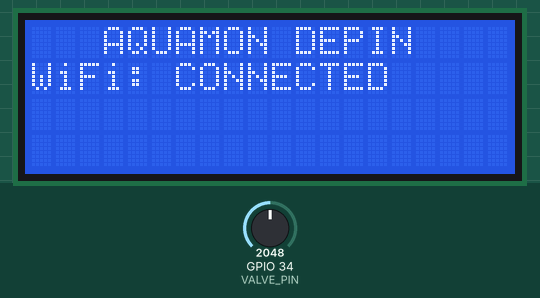
Simulated run of this sketch. Board: ESP32. On the bench: 20×4 character LCD. Inputs (shaded band) come from the test bench; at power-on: GPIO 34 (VALVE_PIN) = 2048. WiFi joins after 1.5 s; servers stay silent unless stated; uploads are accepted with an empty reply; what the sketch prints to the serial monitor is not drawn.

Above: at 1.7 s.
At 3.87 s:
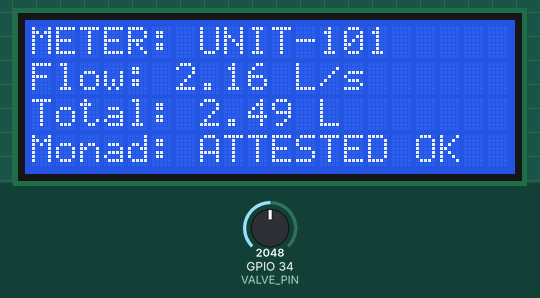
3.9 s: GPIO 34 (VALVE_PIN) set to 242
At 4.41 s:
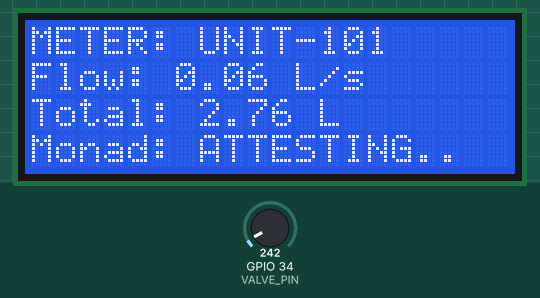
6.0 s: GPIO 34 (VALVE_PIN) set to 201
At 6.82 s:
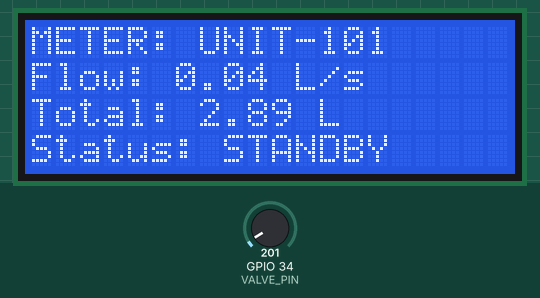
7.7 s: GPIO 34 (VALVE_PIN) set to 60
At 9.0 s:
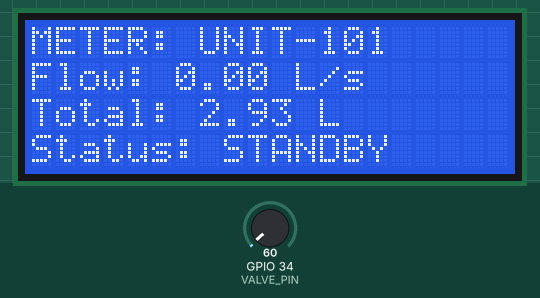
Timing chart, 0 to 10.7 s (numbered marks = the images above; inputs shaded):
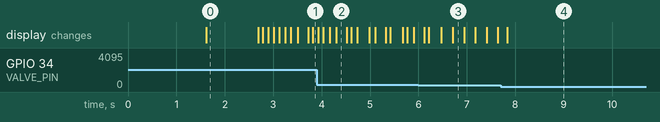

The sketch:

sketch.ino
```cpp
#include <WiFi.h>
#include <HTTPClient.h>
#include <Wire.h>
#include <LiquidCrystal_I2C.h>

// Set the LCD address to 0x27 for a 20 chars and 4 line display
LiquidCrystal_I2C lcd(0x27, 20, 4);

const char* ssid = "Wokwi-GUEST";
const char* password = "";
const char* relayerUrl = "https://lbeno-106-51-70-43.free.pinggy.net/api/telemetry"; // Active Live Tunnel

const int VALVE_PIN = 34; // Slider potentiometer pin
float totalLiters = 0.0;
float intervalVolume = 0.0;
unsigned long lastSendTime = 0;
unsigned long lastLoopTime = 0;
unsigned long statusHoldUntil = 0;
String currentStatus = "Status: STANDBY   ";

void setup() {
  Serial.begin(115200);

  // Setup LCD
  lcd.init();
  lcd.backlight();
  lcd.setCursor(0, 0);
  lcd.print("   AQUAMON DEPIN");
  lcd.setCursor(0, 1);
  lcd.print("Connecting WiFi...");

  // Connect WiFi
  WiFi.begin(ssid, password);
  while (WiFi.status() != WL_CONNECTED) {
    delay(500);
    Serial.print(".");
  }

  lcd.setCursor(0, 1);
  lcd.print("WiFi: CONNECTED   ");
  delay(1000);
  lcd.clear();
  lastLoopTime = millis();
}

void loop() {
  unsigned long now = millis();
  float dt = (now - lastLoopTime) / 1000.0;
  lastLoopTime = now;

  int valveState = analogRead(VALVE_PIN);

  float flowRateLPS = 0.0;
  if (valveState > 100) {
    float ratio = (valveState - 100) / 3995.0;
    flowRateLPS = (ratio * ratio * 6.0) + (ratio * 1.5);
  }

  float deltaLiters = flowRateLPS * dt;
  totalLiters += deltaLiters;
  intervalVolume += deltaLiters;

  // 3. Update LCD Screen Live
  lcd.setCursor(0, 0);
  lcd.print("METER: UNIT-101   ");

  lcd.setCursor(0, 1);
  lcd.print("Flow: ");
  lcd.print(flowRateLPS, 2);
  lcd.print(" L/s   ");

  lcd.setCursor(0, 2);
  lcd.print("Total: ");
  lcd.print(totalLiters, 2);
  lcd.print(" L    ");

  // 4. Dispatch Telemetry Packet to Relayer every 800ms (High Speed Real-Time Stream)
  if (now - lastSendTime > 800) {
    lastSendTime = now;

    if (intervalVolume > 0.02 && flowRateLPS > 0.05) {
      currentStatus = "Monad: ATTESTING..";
      lcd.setCursor(0, 3);
      lcd.print(currentStatus);

      if (WiFi.status() == WL_CONNECTED) {
        HTTPClient http;
        http.begin(relayerUrl);
        http.addHeader("Content-Type", "application/json");

        String payload = "{\"deviceId\":\"AQUAMON-UNIT-101\","
                         "\"litersUsed\":" + String(intervalVolume, 2) + ","
                         "\"timestamp\":" + String(now / 1000) + ","
                         "\"signature\":\"0x88a9b8c7d6e5f4\","
                         "\"status\":\"" + (intervalVolume < 0.6 ? "CONSERVING" : "HIGH_VOLUME") + "\"}";

        int httpResponseCode = http.POST(payload);

        if (httpResponseCode > 0) {
          currentStatus = "Monad: ATTESTED OK";
        } else {
          currentStatus = "Monad: RELAY FAIL ";
        }
        http.end();
        statusHoldUntil = now + 800;
      }
      intervalVolume = 0.0;
    } else {
      intervalVolume = 0.0;
      if (now > statusHoldUntil) {
        currentStatus = "Status: STANDBY   ";
      }
    }
  }

  if (now > statusHoldUntil && flowRateLPS <= 0.05) {
    currentStatus = "Status: STANDBY   ";
  }
  lcd.setCursor(0, 3);
  lcd.print(currentStatus);

  delay(50);
}
```

Measured:
- the behaviour switches between 219 and 218 on GPIO 34 (VALVE_PIN) (found by bisection; images 2 and 3)
- what the display in image 0 shows lasts 1.1 s, from 1.6 s to 2.7 s
